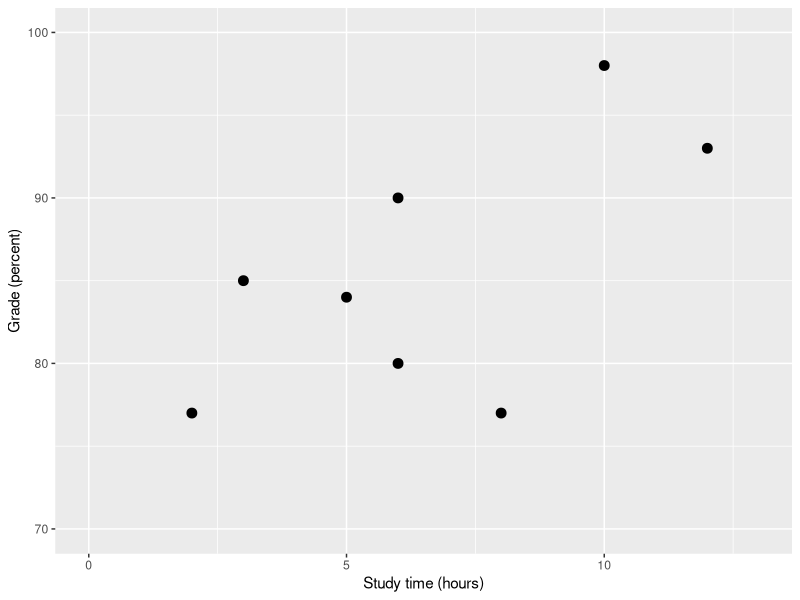
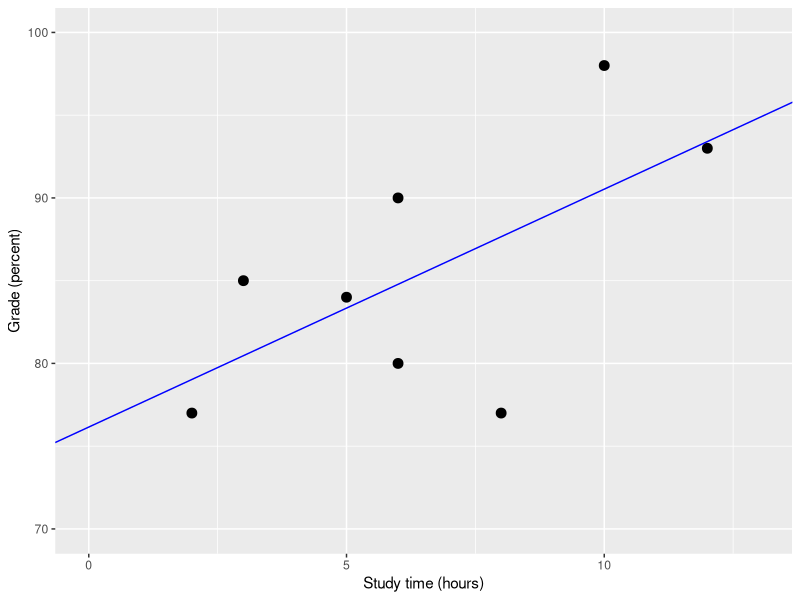
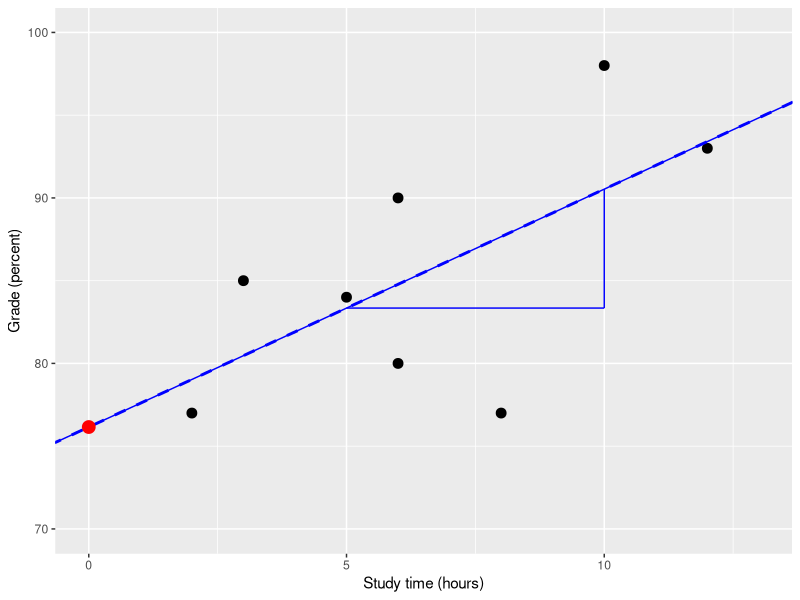
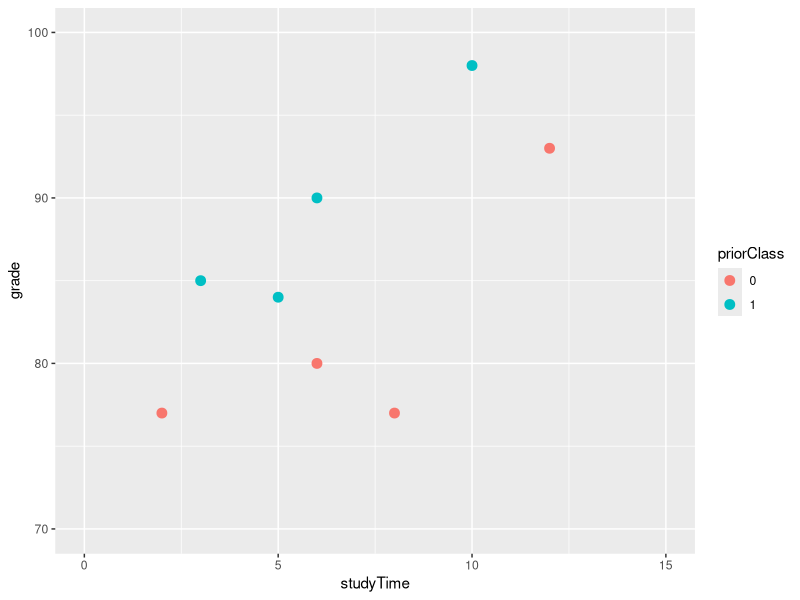
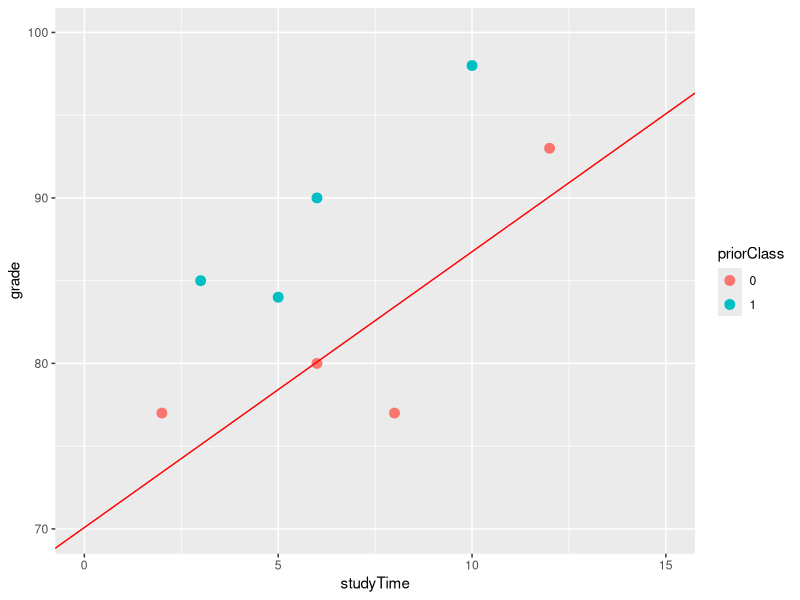
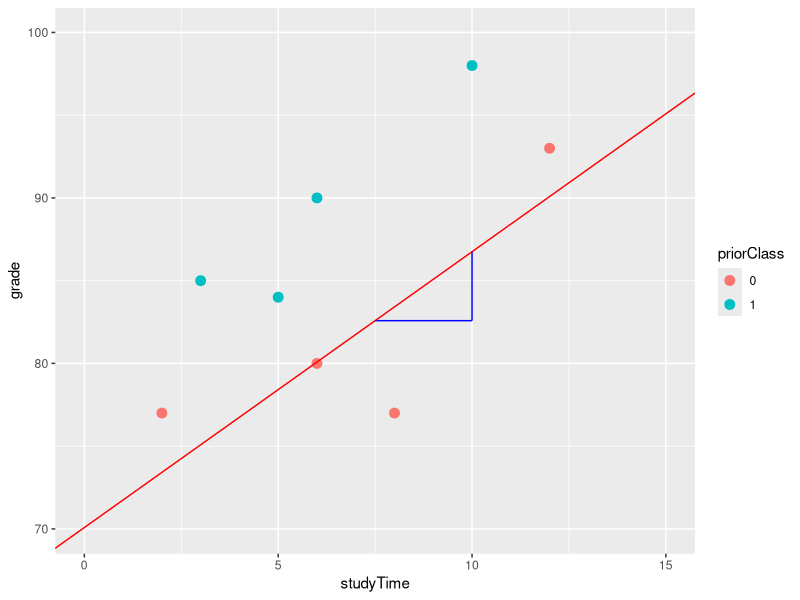
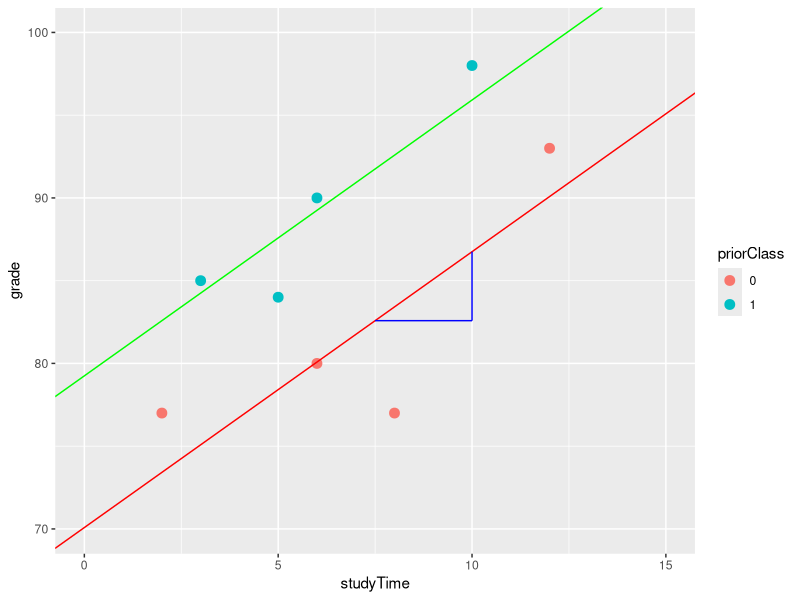
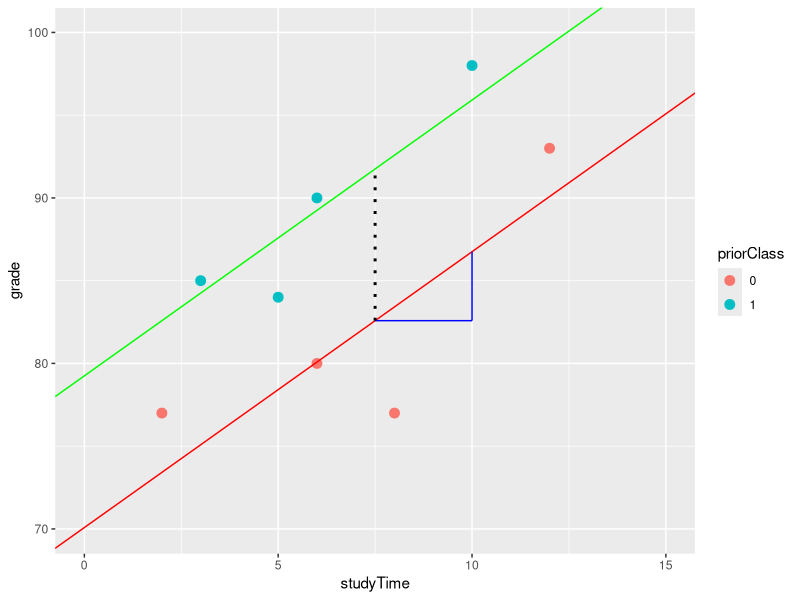

These figures' R source, in order:
## ---- chunk 1
library(dplyr)
library(ggplot2)

## ---- chunk 2
set.seed(12345)
betas=c(2,5)  # the number of points that having a prior class increases grades
df=data.frame(studyTime=c(2,3,5,6,6,8,10,12),
              priorClass=c(0,1,1,0,1,0,1,0)) %>%
  mutate(grade=studyTime*betas[1]+priorClass*betas[2] +round(rnorm(8,mean=70,sd=5))) 
df
lmResult=lm(grade~studyTime,data=df)

print(summary(lmResult))

lmResultIntercept=lm(grade~1,data=df)
anova(lmResult,lmResultIntercept)

p=ggplot(df,aes(studyTime,grade)) +
  geom_point(size=3) +
  xlab('Study time (hours)') +
  ylab('Grade (percent)') +
  xlim(0,13) + 
  ylim(70,100)

print(p)
ggsave('studyTimePlot.png')

p2=p+geom_abline(slope=lmResult$coefficients[2],
                  intercept=lmResult$coefficients[1],
                  color='blue')

print(p2)

cor.test(df$studyTime,df$grade)

p3=p2+geom_abline(slope=lmResult$coefficients[2],
                  intercept=lmResult$coefficients[1],
                  color='blue',linetype='dashed',size=1) +
  annotate('point',x=0,y=lmResult$coefficients[1],color='red',size=4) +
  annotate('segment',x=5,xend=10,color='blue',
           y=predict(lmResult,newdata=data.frame(studyTime=5))[1],
           yend=predict(lmResult,newdata=data.frame(studyTime=5))[1]) +
   annotate('segment',x=10,xend=10,color='blue',
           y=predict(lmResult,newdata=data.frame(studyTime=5))[1],
           yend=predict(lmResult,newdata=data.frame(studyTime=10))[1])
 
print(p3)
predict(lmResult,newdata=data.frame(studyTime=5))[1] -predict(lmResult,newdata=data.frame(studyTime=10))[1]
## ---- chunk 3
# first compute the sum of squared error from the mean
df = df %>%
  mutate(studyTimeResid=studyTime-mean(studyTime),
         gradeResid=grade - mean(grade)) %>%
  mutate(crossproduct=studyTimeResid*gradeResid)

sum(df$crossproduct)
sum(df$studyTimeResid**2)
bHat = sum(df$crossproduct)/sum(df$studyTimeResid**2)

df


## ---- chunk 4
df$grade[df$grade>100]=100
df$grade[df$grade<0]=0
df$priorClass=as.factor(df$priorClass)

lmResultTwoVars = lm(grade ~ studyTime + priorClass,data=df)
summary(lmResultTwoVars)

p=ggplot(df,aes(studyTime,grade,color=priorClass)) +
  geom_point(size=3) + xlim(0,15) + ylim(70,100)
print(p)

p=p+
  geom_abline(slope=lmResultTwoVars$coefficients[2],
              intercept=lmResultTwoVars$coefficients[1],color='red')
print(p)
p=p+
  annotate('segment',x=7.5,xend=10,
           y=lmResultTwoVars$coefficients[1]+
             7.5*lmResultTwoVars$coefficients[2],
           yend=lmResultTwoVars$coefficients[1]+
             7.5*lmResultTwoVars$coefficients[2],
           color='blue') +
  annotate('segment',x=10,xend=10,
           y=lmResultTwoVars$coefficients[1]+
             7.5*lmResultTwoVars$coefficients[2],
           yend=lmResultTwoVars$coefficients[1]+
             10*lmResultTwoVars$coefficients[2],
           color='blue')


print(p)
p=p+
  geom_abline(slope=lmResultTwoVars$coefficients[2],
              intercept=lmResultTwoVars$coefficients[1]+
                lmResultTwoVars$coefficients[3],
              color='green') 
print(p)
p=p+
  annotate('segment',x=7.5,xend=7.5,
           y=lmResultTwoVars$coefficients[1]+
             7.5*lmResultTwoVars$coefficients[2],
           yend=lmResultTwoVars$coefficients[1]+
             lmResultTwoVars$coefficients[3] +
             7.5*lmResultTwoVars$coefficients[2],
           linetype='dotted',size=1) 
print(p)

df %>% summarize()
## ---- chunk 5
set.seed(1234567)
df=data.frame(group=c(rep(-1,10),rep(1,10))) %>%
  mutate(caffeine=runif(n())*100) %>%
  mutate(speaking=0.5*caffeine*-group + group*20 + rnorm(20)*10)

p=ggplot(df,aes(caffeine,speaking)) +
  geom_point()
print(p)


## ---- chunk 6
lmResultCaffeine = lm(speaking~caffeine,data=df)
summary(lmResultCaffeine)
## ---- chunk 7
df = df %>% mutate(anxiety=ifelse(group==1,'anxious','notAnxious'))
p=ggplot(df,aes(caffeine,speaking,color=anxiety)) +
  geom_point()
print(p)
## ---- chunk 8
lmResultCafAnx = lm(speaking ~ caffeine + anxiety,data=df)
summary(lmResultCafAnx)
## ---- chunk 9
lmResultInteraction = lm(speaking ~ caffeine + anxiety + caffeine*anxiety,data=df)
summary(lmResultInteraction)
## ---- chunk 10
df_anx=df%>%subset(anxiety=='anxious')
df_notanx=df%>%subset(anxiety=='notAnxious')

p=ggplot(df_anx,aes(caffeine,speaking)) +
  geom_point(color='blue') +
  geom_line(data=data.frame(x=df$caffeine[df$anxiety=='anxious'],
                    y=lmResultInteraction$fitted.values[df$anxiety=='anxious']),
            aes(x,y),color='blue') +
  geom_point(data=df_notanx,aes(caffeine,speaking),color='red')+
  geom_line(data=data.frame(x=df$caffeine[df$anxiety=='notAnxious'],
                    y=lmResultInteraction$fitted.values[df$anxiety=='notAnxious']),
            aes(x,y),color='red')
print(p)
## ---- chunk 11
anova(lmResultCafAnx,lmResultInteraction)
